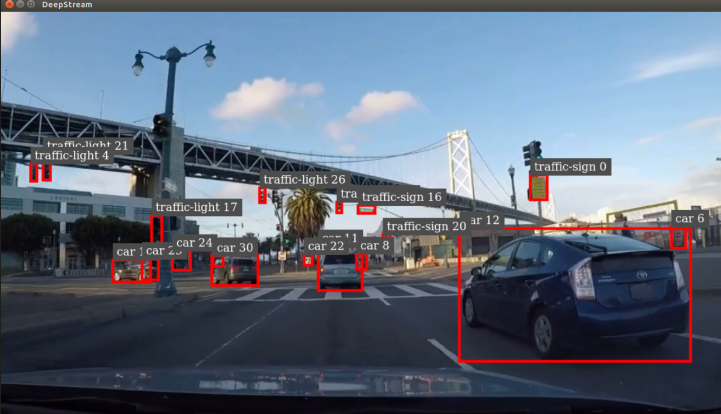
#> input picture deploy/DeepStream/images/deepstream-pic.png, 1441 x 827 px (shown at 1/2 size)
$ python -i physical_motion.py   (imports and definitions only)
#> lines starting #> are read from the running program, lines starting #| are printed output that depends on the picture
#> further down, picture is the input picture: shape (827, 1441, 3); mean B, G, R 126.7, 109.7, 98
"""Fixed classical RGB motion on the detector's actual padded canvas."""
import cv2
import numpy as np


def padded_motion_view(bgr,input_hw=(800,1440),downsample=4):
#> called with input_hw = (800, 1440), downsample = 4
    h,w=input_hw;ratio=min(h/bgr.shape[0],w/bgr.shape[1])
#> after `ratio = min(h / bgr.shape[0], w / bgr.shape[1])`: ratio = 0.967
    resized=cv2.resize(bgr,(int(bgr.shape[1]*ratio),int(bgr.shape[0]*ratio)),interpolation=cv2.INTER_LINEAR)
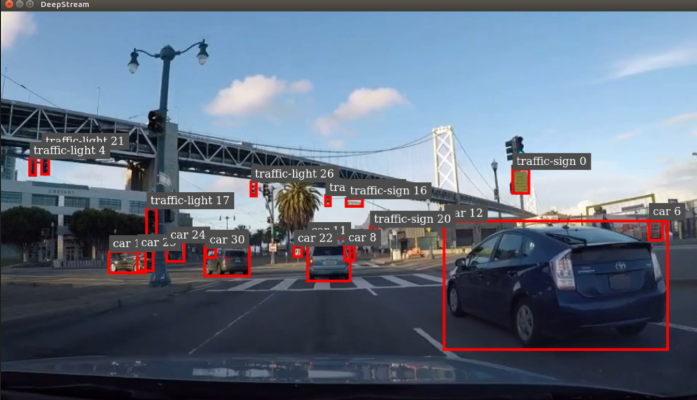
#> resized: shape (800, 1393, 3) (shown at 1/2 size); mean B, G, R 126.7, 109.6, 97.9
    canvas=np.full((h,w,3),114,np.uint8);canvas[:resized.shape[0],:resized.shape[1]]=resized
#> after `canvas[:resized.shape[0], :resized.shape[1]] = resized`:
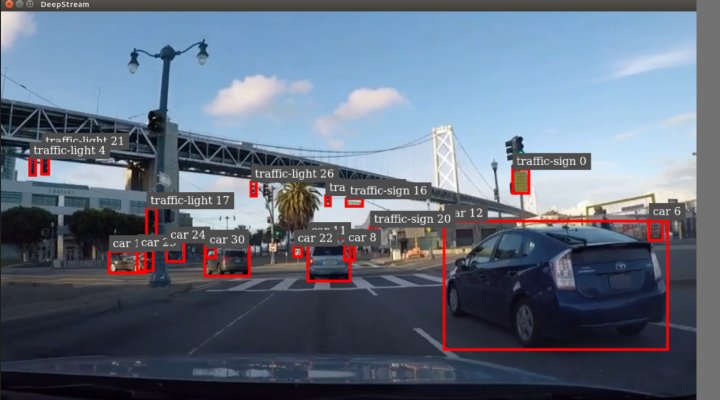
#> canvas: shape (800, 1440, 3) (shown at 1/2 size); mean B, G, R 126.2, 109.7, 98.4
    gray=cv2.cvtColor(canvas,cv2.COLOR_BGR2GRAY)
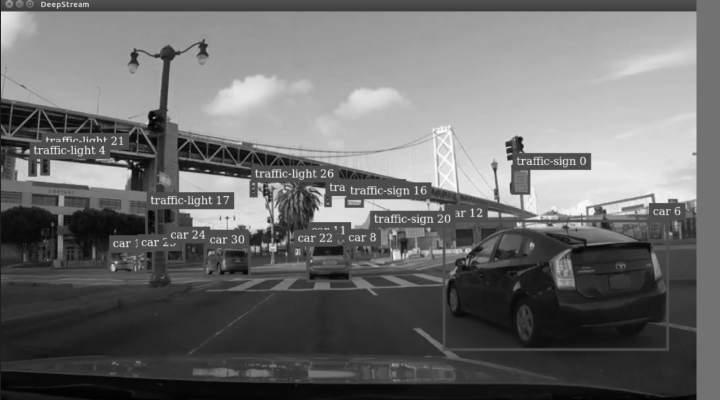
#> gray: shape (800, 1440) (shown at 1/2 size); min 1, max 254, mean 108.2
    return cv2.resize(gray,(w//downsample,h//downsample),interpolation=cv2.INTER_AREA)
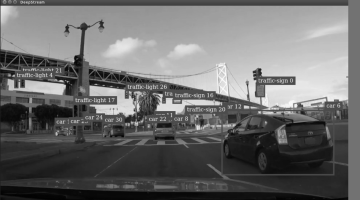
#> returned value: shape (200, 360); min 1, max 252, mean 108.2


def backward_rgb_motion(previous,current,fb_tolerance=1.5):
    if previous.shape!=current.shape or previous.ndim!=2 or previous.dtype!=np.uint8 or current.dtype!=np.uint8:
        raise ValueError('Matched current/past uint8 grayscale canvases required')
    params=(.5,3,15,3,5,1.2,0)
    forward=cv2.calcOpticalFlowFarneback(previous,current,None,*params)
    backward=cv2.calcOpticalFlowFarneback(current,previous,None,*params)
    y,x=np.mgrid[:current.shape[0],:current.shape[1]]
    px=x.astype(np.float32)+backward[:,:,0];py=y.astype(np.float32)+backward[:,:,1]
    sampled=cv2.remap(forward,px,py,cv2.INTER_LINEAR,borderMode=cv2.BORDER_CONSTANT)
    error=np.linalg.norm(backward+sampled,axis=-1)
    valid=(np.isfinite(backward).all(-1)&np.isfinite(error)&(error<fb_tolerance)
           &(px>=0)&(px<=current.shape[1]-1)&(py>=0)&(py<=current.shape[0]-1))
    return backward,valid

>>> import cv2
>>> picture = cv2.imread('../../deploy/DeepStream/images/deepstream-pic.png')
>>> result = padded_motion_view(picture)
